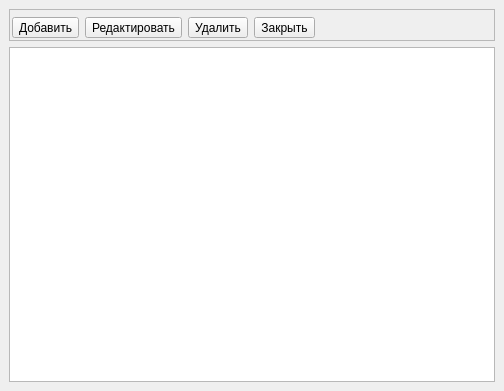
<?xml version="1.0" encoding="UTF-8"?>
<ui version="4.0">
 <class>MainWindow</class>
 <widget class="QMainWindow" name="MainWindow">
  <property name="geometry">
   <rect>
    <x>0</x>
    <y>0</y>
    <width>504</width>
    <height>391</height>
   </rect>
  </property>
  <property name="windowTitle">
   <string>Forget-Me-Not - список типов событий</string>
  </property>
  <widget class="QWidget" name="centralwidget">
   <layout class="QVBoxLayout" name="verticalLayout">
    <item>
     <widget class="QFrame" name="frame">
      <property name="minimumSize">
       <size>
        <width>0</width>
        <height>32</height>
       </size>
      </property>
      <property name="frameShape">
       <enum>QFrame::StyledPanel</enum>
      </property>
      <property name="frameShadow">
       <enum>QFrame::Raised</enum>
      </property>
      <widget class="QWidget" name="layoutWidget">
       <property name="geometry">
        <rect>
         <x>3</x>
         <y>3</y>
         <width>484</width>
         <height>31</height>
        </rect>
       </property>
       <layout class="QHBoxLayout" name="horizontalLayout">
        <item>
         <widget class="QToolButton" name="QButtonAdd">
          <property name="toolTip">
           <string>Добавить событие</string>
          </property>
          <property name="text">
           <string>Добавить</string>
          </property>
          <property name="icon">
           <iconset>
            <normaloff>list-add.png</normaloff>list-add.png</iconset>
          </property>
          <property name="iconSize">
           <size>
            <width>22</width>
            <height>22</height>
           </size>
          </property>
         </widget>
        </item>
        <item>
         <widget class="QToolButton" name="QButtonEdit">
          <property name="toolTip">
           <string>Редактировать событие</string>
          </property>
          <property name="text">
           <string>Редактировать</string>
          </property>
          <property name="icon">
           <iconset>
            <normaloff>accessories-text-editor.png</normaloff>accessories-text-editor.png</iconset>
          </property>
          <property name="iconSize">
           <size>
            <width>22</width>
            <height>22</height>
           </size>
          </property>
         </widget>
        </item>
        <item>
         <widget class="QToolButton" name="QButtonDelete">
          <property name="toolTip">
           <string>Удалить событие</string>
          </property>
          <property name="text">
           <string>Удалить</string>
          </property>
          <property name="icon">
           <iconset>
            <normaloff>kt-remove.png</normaloff>kt-remove.png</iconset>
          </property>
          <property name="iconSize">
           <size>
            <width>22</width>
            <height>22</height>
           </size>
          </property>
         </widget>
        </item>
        <item>
         <widget class="QToolButton" name="QButtonClose">
          <property name="toolTip">
           <string>Закрыть окно</string>
          </property>
          <property name="text">
           <string>Закрыть</string>
          </property>
          <property name="icon">
           <iconset>
            <normaloff>system-log-out.png</normaloff>system-log-out.png</iconset>
          </property>
          <property name="iconSize">
           <size>
            <width>22</width>
            <height>22</height>
           </size>
          </property>
         </widget>
        </item>
        <item>
         <spacer name="horizontalSpacer">
          <property name="orientation">
           <enum>Qt::Horizontal</enum>
          </property>
          <property name="sizeHint" stdset="0">
           <size>
            <width>338</width>
            <height>20</height>
           </size>
          </property>
         </spacer>
        </item>
       </layout>
      </widget>
     </widget>
    </item>
    <item>
     <widget class="QListWidget" name="listWidget"/>
    </item>
   </layout>
  </widget>
 </widget>
 <resources/>
 <connections>
  <connection>
   <sender>QButtonClose</sender>
   <signal>clicked()</signal>
   <receiver>MainWindow</receiver>
   <slot>close()</slot>
   <hints>
    <hint type="sourcelabel">
     <x>144</x>
     <y>25</y>
    </hint>
    <hint type="destinationlabel">
     <x>498</x>
     <y>31</y>
    </hint>
   </hints>
  </connection>
 </connections>
</ui>
